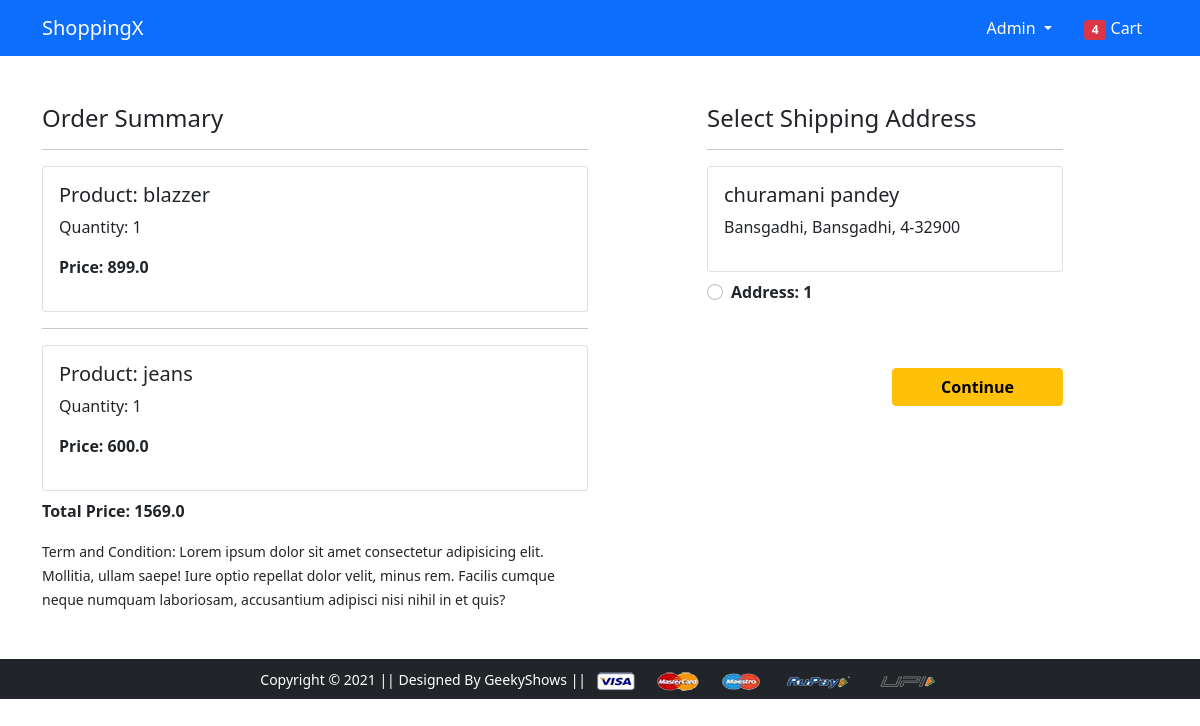
Screenshot of /checkout/ (signed in) with the database file from the repository.
### app/models.py (models this page shows, shortened)
class Cart(models.Model):
    user = models.ForeignKey(User, on_delete=models.CASCADE)
    product = models.ForeignKey(Product, on_delete=models.CASCADE)
    quantity = models.PositiveIntegerField(default=1)
    @property
    def total_cost(self):
        return self.quantity * self.product.discounted_price

class Product(models.Model):
    title = models.CharField(max_length=255)
    selling_price = models.FloatField()
    discounted_price = models.FloatField()
    description = models.TextField()
    brand = models.CharField(max_length=255)
    category = models.CharField(choices=CATEGORY_CHOICES, max_length=2)
    product_image = models.ImageField(upload_to="productimg")

class Customer(models.Model):
    user = models.ForeignKey(User, on_delete=models.CASCADE)
    name = models.CharField(max_length=255)
    locality = models.CharField(max_length=255)
    city = models.CharField(max_length=255)
    zipcode = models.IntegerField()
    state = models.CharField(choices=STATE_CHOICES, max_length=50)

### app/views.py (the view)
# urls.py: path("checkout/", views.checkout, name="checkout"),
def checkout(request):
    user = request.user
    add = Customer.objects.filter(user=user)
    cart_items = Cart.objects.filter(user=user)
    amount = 0.0
    shipping_amount = 70.0
    cart_product = [p for p in Cart.objects.all() if p.user == request.user]
    if cart_product:
        for p in cart_product:
            tempamt = (p.quantity) * p.product.discounted_price
            amount += tempamt
        total_amount = amount + shipping_amount
    return render(
        request,
        "app/checkout.html",
        {"add": add, "totalamount": total_amount, "cart_items": cart_items},
    )

### app/templates/app/checkout.html (shortened to what this page needs)
{% extends 'app/base.html' %}
{% load static %}
{% block main-content %}
<div class="container">
  <div class="row mt-5">
    <div class="col-sm-6">
      <h4>Order Summary</h4>
      {% for item in cart_items %}
      <hr>
      <div class="card mb-2">
        <div class="card-body">
          <h5>Product: {{item.product.title}}</h5>
          <p>Quantity: {{item.quantity}}</p>
          <p class="fw-bold">Price: {{item.total_cost}}</p>
        </div>
      </div>
      {% endfor %}
      <p class="fw-bold">Total Price: {{totalamount}}</p>
      <small>Term and Condition: Lorem ipsum dolor sit amet consectetur adipisicing elit. Mollitia, ullam saepe! Iure
        optio repellat dolor velit, minus rem. Facilis cumque neque numquam laboriosam, accusantium adipisci nisi nihil
        in et quis?</small>
    </div>
    <div class="col-sm-4 offset-sm-1">
      <h4>Select Shipping Address</h4>
      <hr>
      <form action="/paymentdone">
        {% for ad in add %}
        <div class="card">
          <div class="card-body">
            <h5>{{ad.name}}</h5>
            <p>{{ad.locality}}, {{ad.city}}, {{ad.state}}-{{ad.zipcode}}</p>
          </div>
        </div>
        <div class="form-check mt-2 mb-5">
          <input class="form-check-input" name="custid" id="custadd{{forloop.counter}}" type="radio" value="{{ad.id}}">
          <label class="form-check-label fw-bold" for="custadd{{forloop.counter}}">
            Address: {{forloop.counter}} </label>
        </div>
        {% endfor %}
        <div class="text-end">
          <button type="submit" class="btn btn-warning mt-3 px-5 fw-bold">Continue</button>
        </div>
      </form>
    </div>
  </div>
</div>
{% endblock main-content %}

### app/templates/app/base.html (shortened to what this page needs)
<!doctype html>
{% load static %}
<html lang="en">
<head>
  <link href="https://cdn.jsdelivr.net/npm/bootstrap@5.0.0-beta1/dist/css/bootstrap.min.css" rel="stylesheet"
>
  <link rel="stylesheet" href="{% static 'app/css/owl.carousel.min.css' %}">
  <link rel="stylesheet" href="{% static 'app/css/all.min.css' %}">
  <link rel="stylesheet" href="{% static 'app/css/style.css' %}">
</head>
<body>
  <nav class="navbar navbar-expand-lg navbar-dark bg-primary">
    <div class="container">
      <a class="navbar-brand" href="/">ShoppingX</a>
      <div>
        <ul class="navbar-nav me-auto mb-2 mb-lg-0">
          {% if request.user.is_authenticated %}
          <li class="nav-item dropdown mx-2">
            <a class="nav-link dropdown-toggle text-white" href="#" id="profileDropdown" role="button"
              data-bs-toggle="dropdown" aria-expanded="false">
              {{request.user|capfirst}}
            </a>
          </li>
          <li class="nav-item mx-2">
            <a href="{% url 'showcart' %}" class="nav-link text-white"><span class="badge bg-danger">4</span> Cart
            </a>
          </li>
          {% endif %}
        </ul>
      </div>
    </div>
  </nav>
  {% block main-content %} {% endblock main-content %}
  <footer class="container-fluid bg-dark text-center p-2 mt-5">
    <small class="text-white">Copyright &copy; 2021 || Designed By GeekyShows || </small>
    <img src="{% static 'app/images/payment.png' %}" alt="" srcset="" class="img-fluid" height="2px">
  </footer>
</body>
</html>

### rows the page displays
Cart: product "blazzer", quantity "1", total_cost "899.0"
Cart: product "jeans", quantity "1", total_cost "600.0"
Customer: name "churamani pandey", locality "Bansgadhi", city "Bansgadhi", state "4", zipcode "32900"

### other values shown
{{ request.user|capfirst }} "Admin"
{{ totalamount }} "1569.0"
